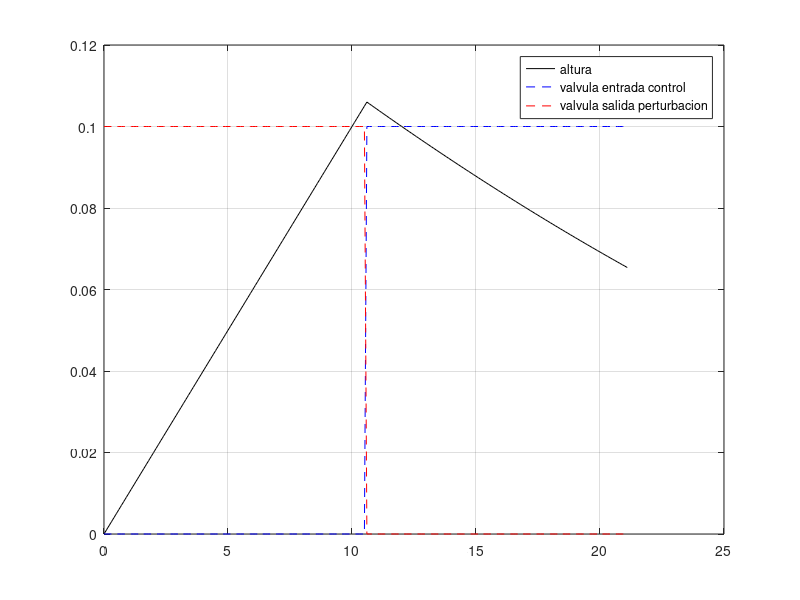

The MATLAB script that drew this image:
clc,clear all,close all;
%% constantes del sistema
A=0.5;
k1=0.05;
k2=0.015;
g=9.81;
%% tiempo de simulacion
ti=0;
ts=0.1;
tf=21;
t=ti:ts:tf+ts;
%% apertuda de valvulas;
a1=[0.1*ones(1,length(t)/2),0*ones(1,length(t)/2)];
a2=[0*ones(1,length(t)/2),0.1*ones(1,length(t)/2)];
%% condiciones iniciales
h(1)=0;
for k=1:length(t)
    J=[k1/A,-k2*sqrt(2*g*h(k))/A];
    v=[a1(k),a2(k)]';
    hp=J*v;
    h(k+1)=h(k)+ts*hp;
end
figure
plot(t,h(1:length(t)),'k')
hold on
plot(t,a2,'--b')
plot(t,a1,'--r')
grid on
legend('altura','valvula entrada control','valvula salida perturbacion')